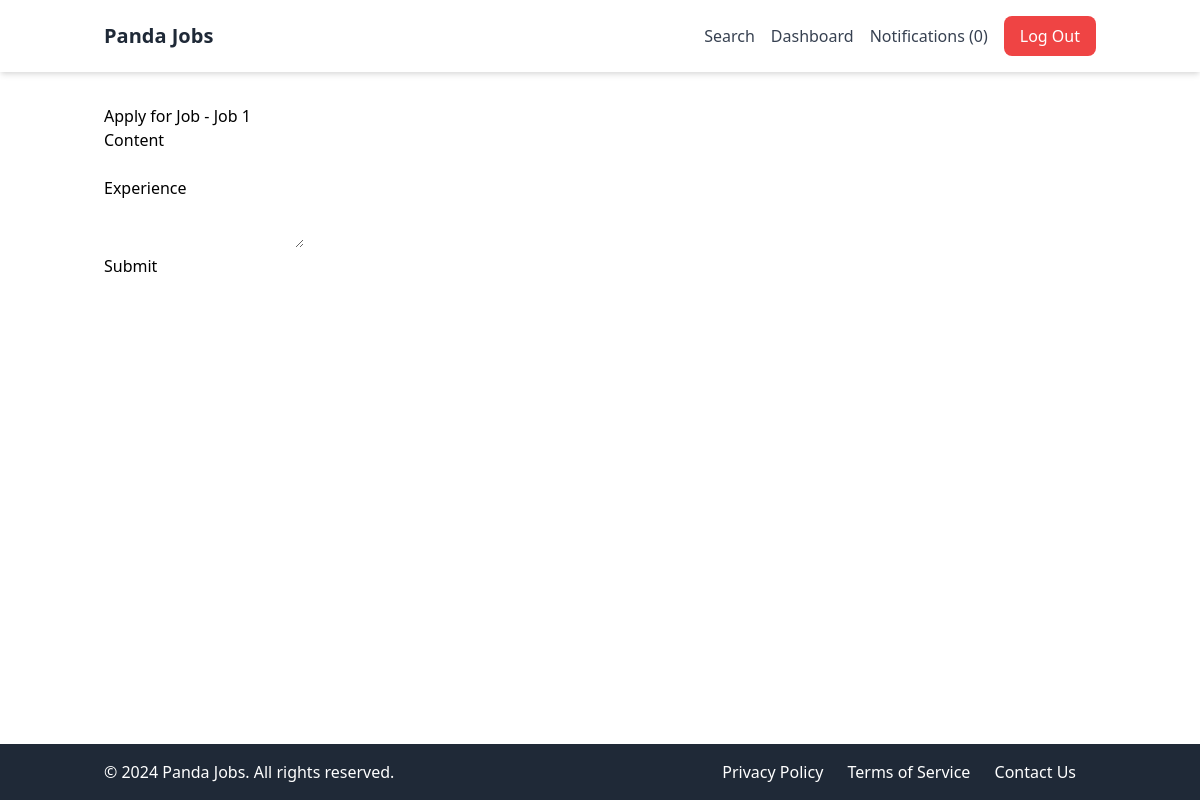
The app's page /jobs/1/apply/ (signed in), older data.
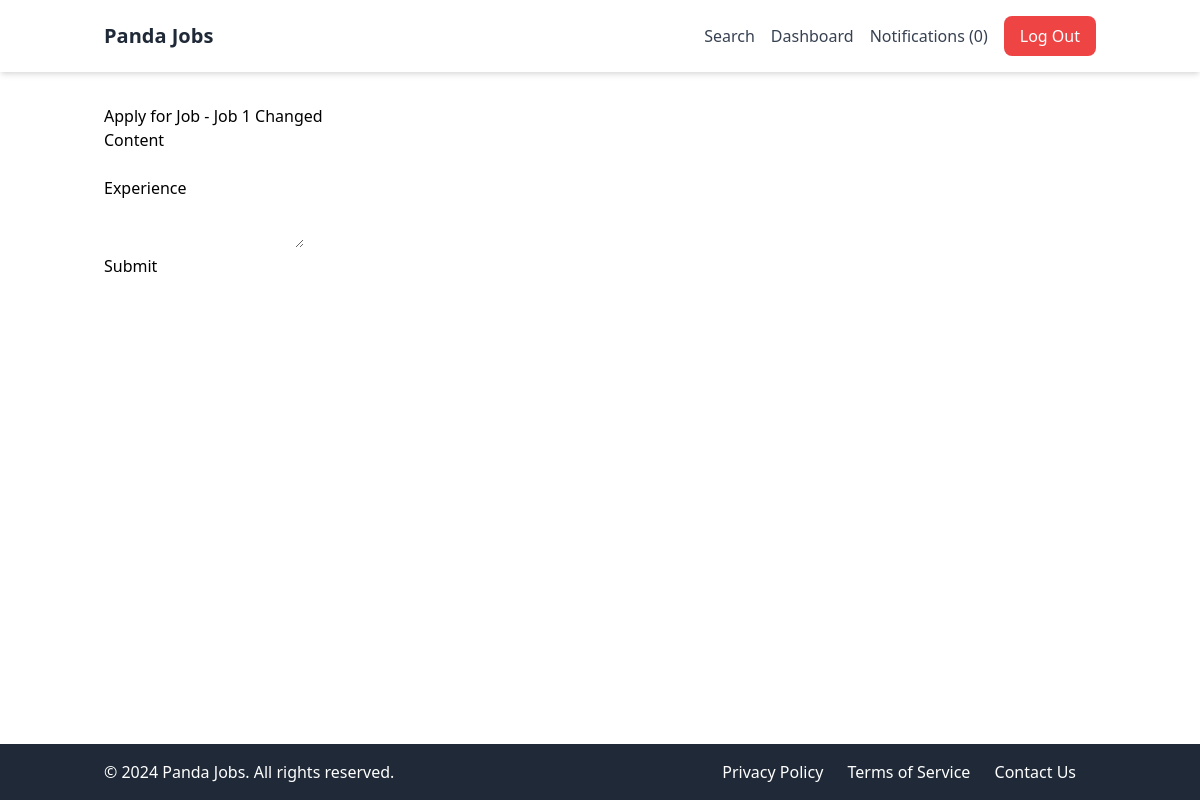
The same page, newer data.
### apps/jobs/models.py (models this page shows, shortened)
class Job(models.Model):
    SIZE_1_9 = 'size_1_9'
    SIZE_10_49 = 'size_10_49'
    SIZE_50_99 = 'size_50_99'
    SIZE_100 = 'size_100'
    SIZE_CHOICES = (
        (SIZE_1_9, '1-9'),
        (SIZE_10_49, '10-49'),
        (SIZE_50_99, '50-99'),
        (SIZE_100, '100+'),
    )
    OPEN = 'open'
    CLOSED = 'closed'
    ARCHIVED = 'archived'
    STATUS_CHOICES = (
        (OPEN, 'Open'),
        (CLOSED, 'Closed'),
        (ARCHIVED, 'Archived'),
    )
    title = models.CharField(max_length=100)
    summary = models.TextField()
    full_description = models.TextField()
    company_name = models.CharField(max_length=100)
    company_location = models.CharField(max_length=100, blank=True, null=True)
    company_size = models.CharField(max_length=20, choices=SIZE_CHOICES, default=SIZE_1_9)
    created_by= models.ForeignKey(User, related_name='jobs', on_delete=models.CASCADE)
    created_at = models.DateTimeField(auto_now_add=True)
    updated_at = models.DateTimeField(auto_now=True)
    status = models.CharField(max_length=20, choices=STATUS_CHOICES, default=OPEN)

### apps/jobs/views.py (the view)
# urls.py: path('<int:job_id>/apply/', apply, name='apply'),
@login_required
def apply(request, job_id):
    job = Job.objects.get(pk=job_id)
    if request.method == 'POST':
        form = ApplicationForm(request.POST)
        if form.is_valid():
            application = form.save(commit=False)
            application.job = job
            application.created_by = request.user
            application.save()
            create_notification(request, job.created_by, 'application', extra_id=application.id)
            return redirect('dashboard')
    else:
        form = ApplicationForm()
    return render(request, 'apply.html', {'form':form, 'job':job})

### apps/jobs/forms.py
class ApplicationForm(forms.ModelForm):
    class Meta:
        model = JobApplication
        fields = ['content', 'experience']

### apps/notifications/context_processors.py (called while the page is built)
def notification(request):
    if request.user.is_authenticated:
        return {'notifications': request.user.notifications.filter(is_read=False)}
    else:
        return {'notifications': []}

### apps/jobs/templates/apply.html (shortened to what this page needs)
{% extends 'base.html' %}
{% block content %}
    <h1 class="title">Apply for Job - {{ job.title }}</h1>
    <form action="" method="post">
        <div class="field">
            <label>Content</label>
            <div class="control">
                <input class="textarea" type="text" name="content" id="id_content">
            </div>
        </div>
        <div class="field">
            <label>Experience</label>
            <div class="control">
                <textarea class="textarea" name="experience" id="id_experience"></textarea>
            </div>
        </div>
        <div class="field">
            <div class="control">
                <button class="button is-success">Submit</button>
            </div>
        </div>
    </form>
{% endblock %}

Row changes from the older to the newer data that the page shows:
changed Job: title "Job 1" → "Job 1 Changed"
